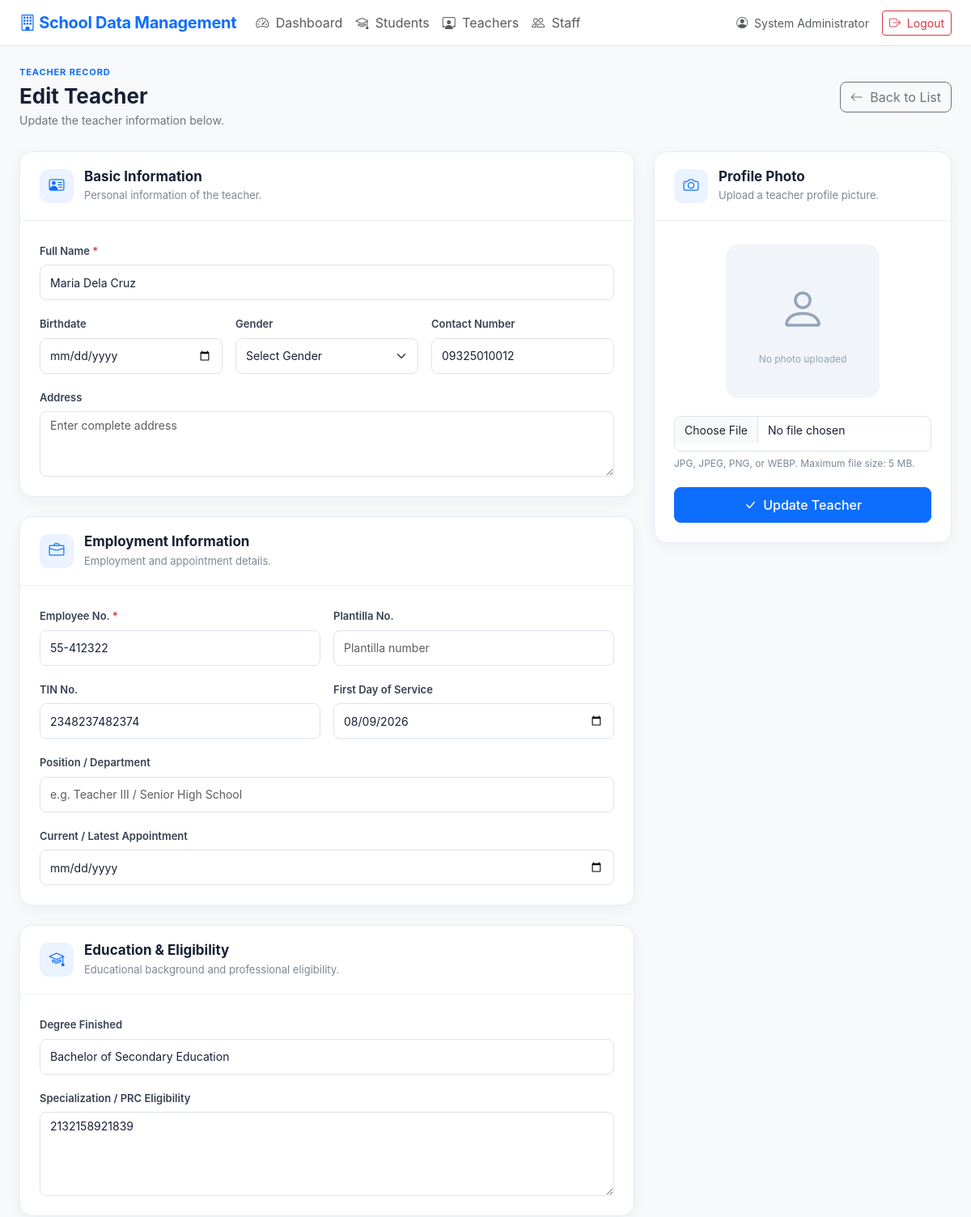
Page /teacher_form.php?id=4 (signed in, upper part) on the earlier database version.
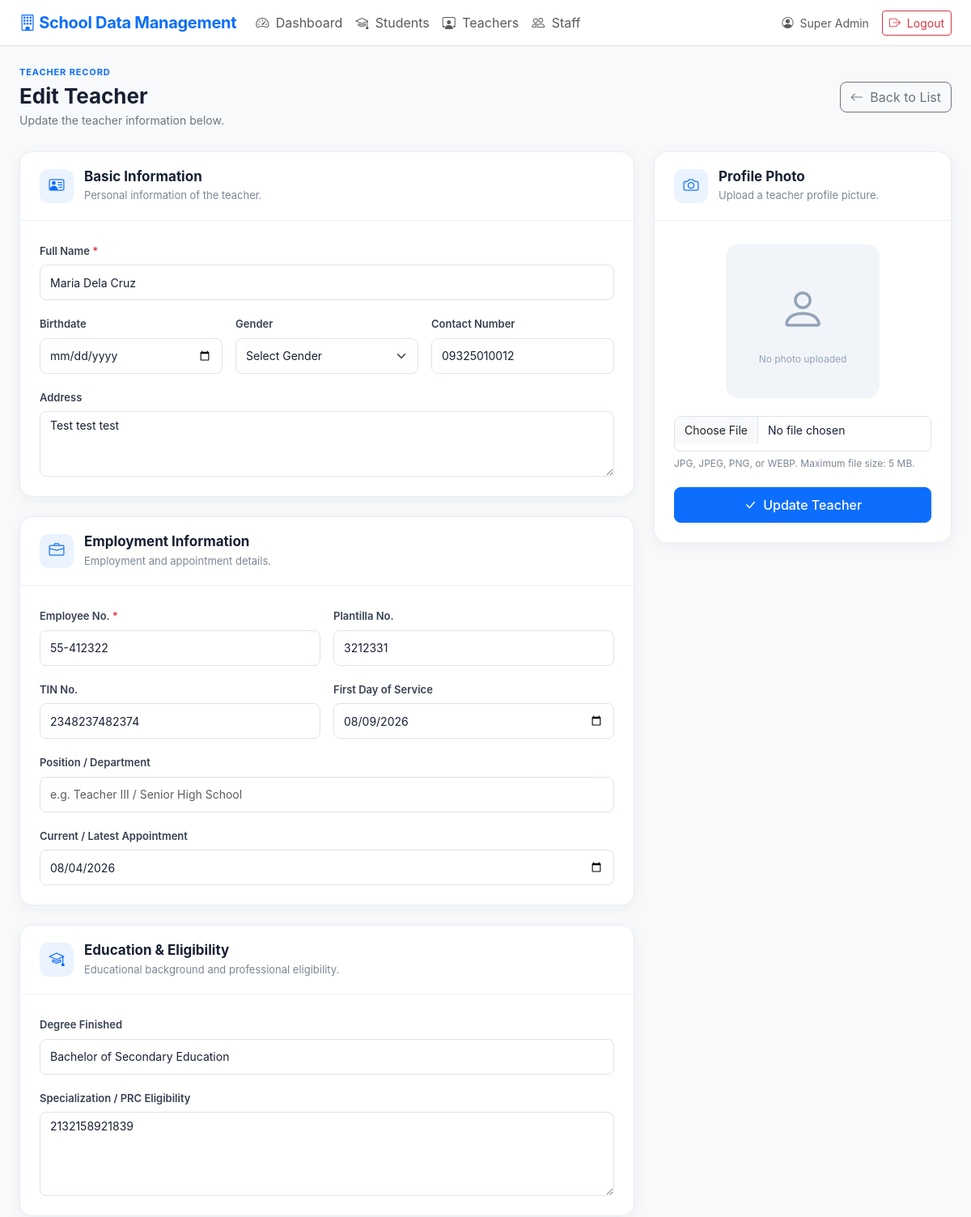
Same page on the later database version.
### tables this page shows
CREATE TABLE `teachers` (
  `id` int(10) UNSIGNED NOT NULL,
  `user_id` int(10) UNSIGNED DEFAULT NULL,
  `employee_id` varchar(50) NOT NULL,
  `photo` varchar(255) DEFAULT NULL,
  `full_name` varchar(150) NOT NULL,
  `date_of_birth` date DEFAULT NULL,
  `gender` varchar(30) DEFAULT NULL,
  `address` text DEFAULT NULL,
  `contact_number` varchar(50) DEFAULT NULL,
  `email` varchar(150) DEFAULT NULL,
  `position_department` varchar(150) DEFAULT NULL,
  `other_info` text DEFAULT NULL,
  `created_at` timestamp NOT NULL DEFAULT current_timestamp(),
  `updated_at` timestamp NOT NULL DEFAULT current_timestamp() ON UPDATE current_timestamp(),
  `plantilla_no` varchar(50) DEFAULT NULL,
  `first_day_of_service` date DEFAULT NULL,
  `current_latest_appointment` date DEFAULT NULL,
  `deped_email` varchar(150) DEFAULT NULL,
  `personal_email` varchar(150) DEFAULT NULL,
  `degree_finished` varchar(255) DEFAULT NULL,
  `specialization_prc_eligibility` varchar(255) DEFAULT NULL,
  `tin_no` varchar(30) DEFAULT NULL,
  `birthdate` date DEFAULT NULL,
  `specialization` varchar(255) DEFAULT NULL,
  `prc_eligibility` varchar(255) DEFAULT NULL,
  `created_by` int(11) DEFAULT NULL,
  `updated_by` int(11) DEFAULT NULL
);

### config.php (called while the page is built, shortened)
<?php
function e($value)
{
    return htmlspecialchars(
        (string) $value,
        ENT_QUOTES,
        'UTF-8'
    );
}
?>

### teacher_form.php (the view, shortened to what the changed rows need)
<?php
require_once __DIR__ . '/config.php';
$id = (int)($_GET['id'] ?? 0);
$isEdit = $id > 0;
$record = [];
if ($isEdit) {
    $stmt = $pdo->prepare("
        SELECT *
        FROM teachers
        WHERE id = ?
    ");
    $stmt->execute([$id]);
    $record = $stmt->fetch();
}
include 'header.php';
?>
<link
    rel="stylesheet"
    href="assets/teacher_form.css"
>
<div class="teacher-form-page">
    <div class="teacher-form-header">
        <div>
            <h2 class="teacher-title">
                <?= $isEdit
                    ? 'Edit Teacher'
                    : 'Add Teacher' ?>
            </h2>
        </div>
    </div>
    <form
        method="POST"
        enctype="multipart/form-data"
    >
        <div class="row g-4">
            <div class="col-12 col-lg-8">
                <div class="teacher-form-card">
                    <div class="teacher-form-card-body">
                        <div class="row g-3">
                            <div class="col-12">
                                <label class="form-label">
                                    Full Name
                                    <span class="text-danger">
                                    </span>
                                </label>
                                <input
                                    type="text"
                                    name="full_name"
                                    id="full_name"
                                    class="form-control"
                                    value="<?= e(
                                        $record['full_name'] ?? ''
                                    ) ?>"
                                    maxlength="100"
                                    required
                                    placeholder="e.g. Juan Dela Cruz"
                                >
                            </div>
                            <div class="col-12 col-md-4">
                                <label class="form-label">
                                    Contact Number
                                </label>
                                <input
                                    type="tel"
                                    name="contact_number"
                                    id="contact_number"
                                    class="form-control"
                                    value="<?= e(
                                        $record['contact_number'] ?? ''
                                    ) ?>"
                                    maxlength="11"
                                    pattern="09[0-9]{9}"
                                    inputmode="numeric"
                                    placeholder="09XXXXXXXXX"
                                >
                            </div>
                            <div class="col-12">
                                <label class="form-label">
                                    Address
                                </label>
                                <textarea
                                    name="address"
                                    class="form-control"
                                    rows="3"
                                    placeholder="Enter complete address"
                                ><?= e(
                                    $record['address'] ?? ''
                                ) ?></textarea>
                            </div>
                        </div>
                    </div>
                </div>
                <div class="teacher-form-card mt-4">
                    <div class="teacher-form-card-body">
                        <div class="row g-3">
                            <div class="col-12 col-md-6">
                                <label class="form-label">
                                    Employee No.
                                    <span class="text-danger">
                                    </span>
                                </label>
                                <input
                                    type="text"
                                    name="employee_id"
                                    class="form-control"
                                    value="<?= e(
                                        $record['employee_id'] ?? ''
                                    ) ?>"
                                    required
                                    placeholder="Employee number"
                                >
                            </div>
                            <div class="col-12 col-md-6">
                                <label class="form-label">
                                    Plantilla No.
                                </label>
                                <input
                                    type="text"
                                    name="plantilla_no"
                                    class="form-control"
                                    value="<?= e(
                                        $record['plantilla_no'] ?? ''
                                    ) ?>"
                                    placeholder="Plantilla number"
                                >
                            </div>
                            <div class="col-12 col-md-6">
                                <label class="form-label">
                                    TIN No.
                                </label>
                                <input
                                    type="text"
                                    name="tin_no"
                                    class="form-control"
                                    value="<?= e(
                                        $record['tin_no'] ?? ''
                                    ) ?>"
                                    placeholder="TIN number"
                                >
                            </div>
                            <div class="col-12 col-md-6">
                                <label class="form-label">
                                    First Day of Service
                                </label>
                                <input
                                    type="date"
                                    name="first_day_of_service"
                                    class="form-control"
                                    value="<?= e(
                                        $record['first_day_of_service'] ?? ''
                                    ) ?>"
                                >
                            </div>
                            <div class="col-12">
                                <label class="form-label">
                                    Current / Latest Appointment
                                </label>
                                <input
                                    type="date"
                                    name="current_latest_appointment"
                                    class="form-control"
                                    value="<?= e(
                                        $record['current_latest_appointment'] ?? ''
                                    ) ?>"
                                >
                            </div>
                        </div>
                    </div>
                </div>
                <div class="teacher-form-card mt-4">
                    <div class="teacher-form-card-body">
                        <div class="row g-3">
                            <div class="col-12">
                                <label class="form-label">
                                    Degree Finished
                                </label>
                                <input
                                    type="text"
                                    name="degree_finished"
                                    class="form-control"
                                    value="<?= e(
                                        $record['degree_finished'] ?? ''
                                    ) ?>"
                                    placeholder="e.g. Bachelor of Secondary Education"
                                >
                            </div>
                            <div class="col-12">
                                <label class="form-label">
                                    Specialization / PRC Eligibility
                                </label>
                                <textarea
                                    name="specialization_prc_eligibility"
                                    class="form-control"
                                    rows="4"
                                    placeholder="Enter specialization, PRC eligibility, license details, etc."
                                ><?= e(
                                    $record[
                                        'specialization_prc_eligibility'
                                    ] ?? ''
                                ) ?></textarea>
                            </div>
                        </div>
                    </div>
                </div>
            </div>
        </div>
    </form>
</div>
<?php include 'footer.php'; ?>

### header.php (shortened to what the changed rows need)
<?php
require_once __DIR__ . '/config.php';
$userRole = $_SESSION['role'] ?? '';
?>
<!doctype html>
<html lang="en">
<head>
    <link
        href="https://cdn.jsdelivr.net/npm/bootstrap@5.3.3/dist/css/bootstrap.min.css"
        rel="stylesheet"
    >
    <link
        href="https://cdn.jsdelivr.net/npm/bootstrap-icons@1.11.3/font/bootstrap-icons.css"
        rel="stylesheet"
    >
    <link href="assets/style.css" rel="stylesheet">
    <link href="assets/navigation.css" rel="stylesheet">
</head>
<body class="bg-light">
<?php if (!empty($_SESSION['user_id'])): ?>
<nav class="navbar navbar-expand-lg bg-white border-bottom sticky-top">
    <div class="container-fluid px-4">
        <a
            class="navbar-brand fw-bold text-primary"
            href="index.php"
        >
            <i class="bi bi-building"></i>
            School Data Management
        </a>
        <div
            class="collapse navbar-collapse"
            id="mainNav"
        >
            <ul class="navbar-nav me-auto mb-2 mb-lg-0">
                <li class="nav-item">
                    <a
                        class="nav-link"
                        href="index.php"
                    >
                        <i class="bi bi-speedometer2 me-1"></i>
                        Dashboard
                    </a>
                </li>
                <li class="nav-item">
                    <a
                        class="nav-link"
                        href="students.php"
                    >
                        <i class="bi bi-mortarboard me-1"></i>
                        Students
                    </a>
                </li>
                <?php if (
                    $userRole === 'Administrator' ||
                    $userRole === 'Staff'
                ): ?>
                    <li class="nav-item">
                        <a
                            class="nav-link"
                            href="teachers.php"
                        >
                            <i class="bi bi-person-workspace me-1"></i>
                            Teachers
                        </a>
                    </li>
                <?php endif; ?>
                <?php if ($userRole === 'Administrator'): ?>
                    <li class="nav-item">
                        <a
                            class="nav-link"
                            href="staff.php"
                        >
                            <i class="bi bi-people me-1"></i>
                            Staff
                        </a>
                    </li>
                <?php endif; ?>
            </ul>
            <div class="d-flex align-items-center gap-3">
                <a
                    href="account.php"
                    class="text-decoration-none text-muted small"
                >
                    <i class="bi bi-person-circle me-1"></i>
                    <?= e($_SESSION['full_name'] ?? 'User') ?>
                </a>
                <a
                    class="btn btn-outline-danger btn-sm"
                    href="logout.php"
                >
                    <i class="bi bi-box-arrow-right me-1"></i>
                    Logout
                </a>
            </div>
        </div>
    </div>
</nav>
<?php endif; ?>
<main class="container-fluid px-4 py-4">

Differences in the rows shown:
changed teachers "Maria Dela Cruz": address (not shown) → "Test test test"; plantilla_no (not shown) → "3212331"; current_latest_appointment (not shown) → "08/04/2026"
Other differences:
$_SESSION['full_name']: "System Administrator" → "Super Admin"
